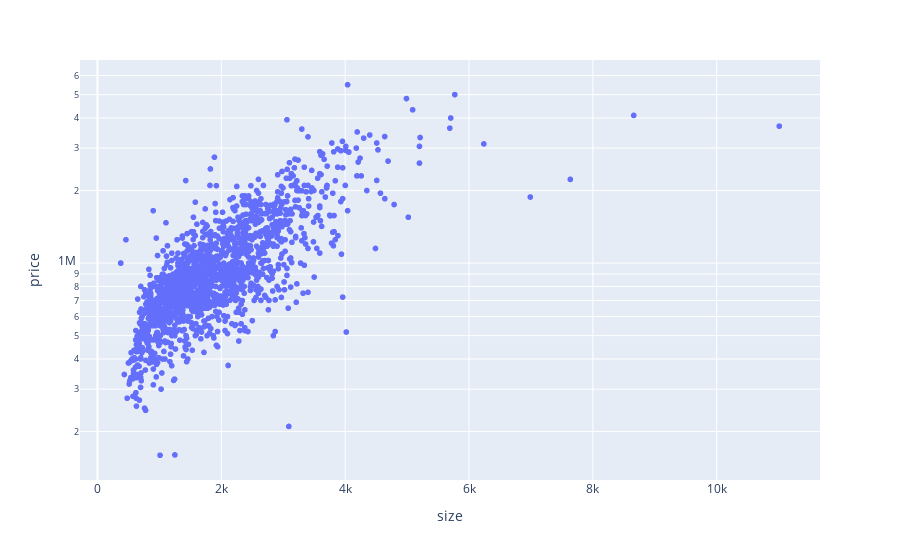

The cell this chart's notebook holds for it:
### Code cell
px.scatter(new_house , x="size" ,y="price",log_y=True)

### Figure 1 — Plotly figure (JSON) as saved in the notebook; plotly's stock layout.template omitted (floating-point values rounded to 4 significant figures; data arrays with more than 128 entries replaced by an {"elided": "..."} marker saying what was removed)
{"data": [{"hovertemplate": "size=%{x}<br>price=%{y}<extra></extra>", "legendgroup": "", "marker": {"color": "#636efa", "symbol": "circle"}, "mode": "markers", "name": "", "showlegend": false, "type": "scattergl", "x": {"elided": "1655 int values"}, "xaxis": "x", "y": {"elided": "1655 int values"}, "yaxis": "y"}], "layout": {"legend": {"tracegroupgap": 0}, "margin": {"t": 60}, "xaxis": {"anchor": "y", "domain": [0, 1], "title": {"text": "size"}}, "yaxis": {"anchor": "x", "domain": [0, 1], "title": {"text": "price"}, "type": "log"}}}
